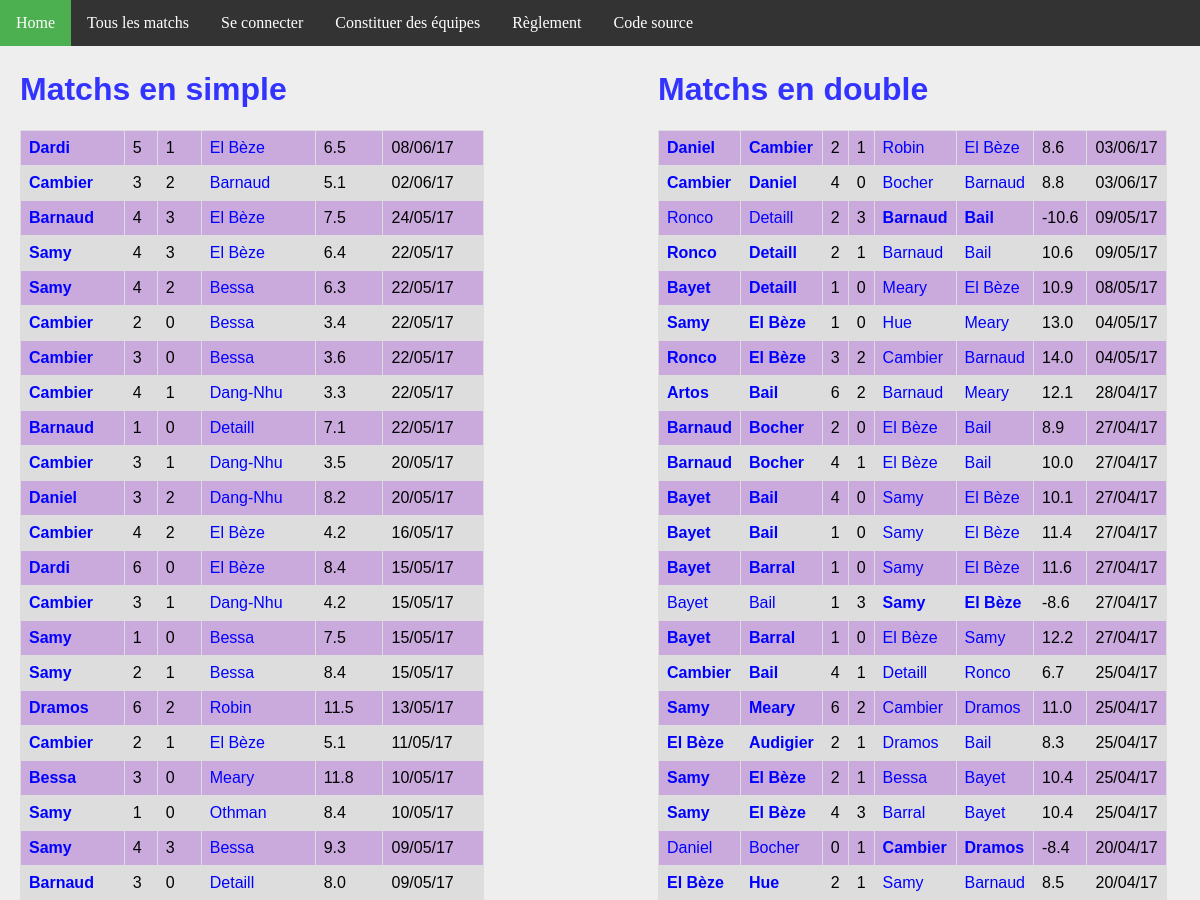
Before: /matchs/ (upper part) with the older database file.
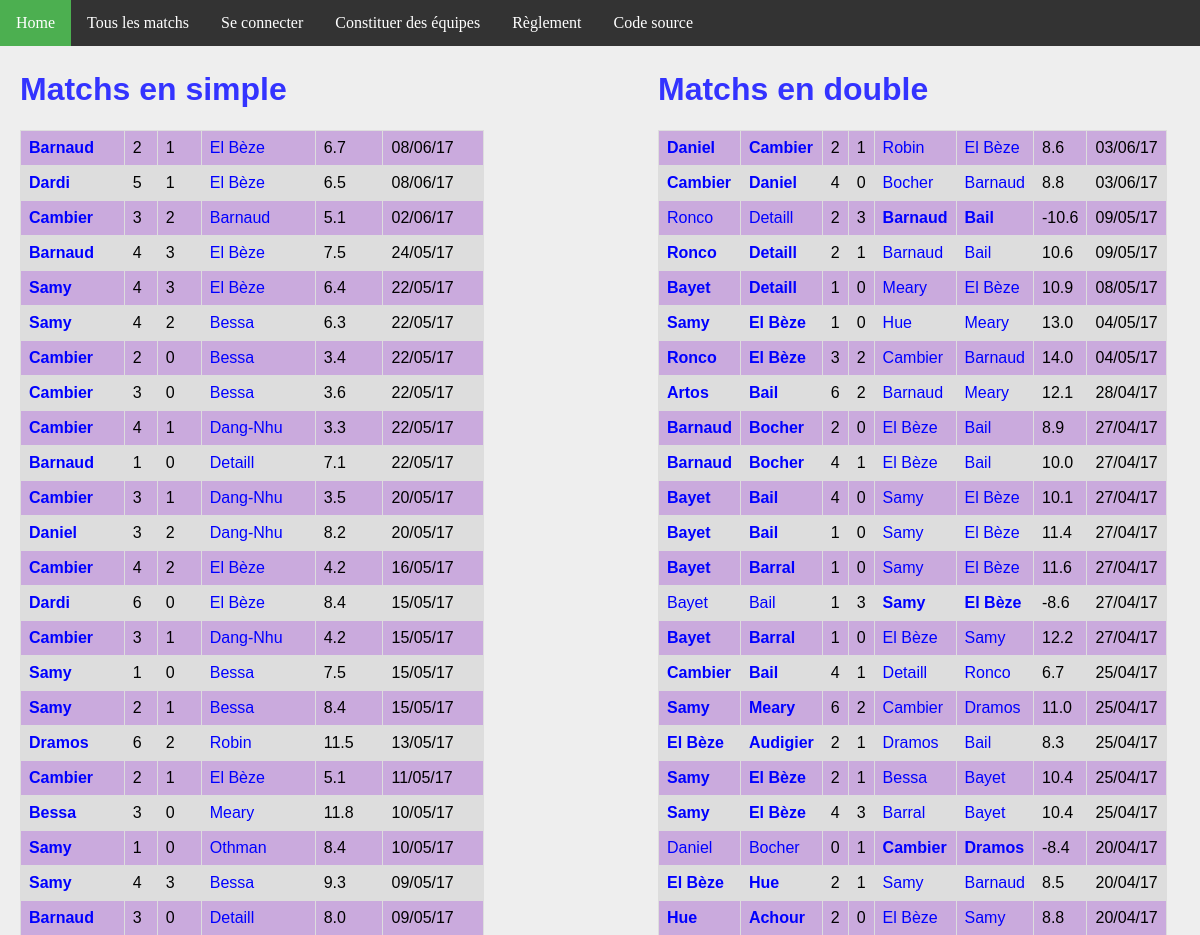
After: the same page with the newer database file.
### ranking/models.py (models this page shows, shortened)
class MatchSimple(models.Model):
    domicile = models.ForeignKey('Joueur', related_name = 'dom')
    exterieur = models.ForeignKey('Joueur', related_name = 'exte')
    date = models.DateTimeField(auto_now_add=True)
    buts_domicile = models.IntegerField(default=0)
    buts_exterieur = models.IntegerField(default=0)
    points = models.FloatField(default=0)
    @property
    def winner(self):
        if self.buts_domicile > self.buts_exterieur:
            return 1.
        elif self.buts_domicile < self.buts_exterieur:
            return 0.
        else:
            return 0.5

class Joueur(models.Model):
    user = models.OneToOneField(User, on_delete=models.CASCADE)
    pseudo = models.CharField(max_length = 50, default="Pax lambda")
    simple_score = models.FloatField(default=100)
    simple_rang = models.IntegerField(default=0)
    simple_victoires = models.IntegerField(default=0)
    simple_nuls = models.IntegerField(default=0)
    simple_defaites = models.IntegerField(default=0)
    simple_buts_pour = models.IntegerField(default=0)
    simple_buts_contre = models.IntegerField(default=0)
    double_score = models.FloatField(default=100)
    double_rang = models.IntegerField(default=0)
    double_victoires = models.IntegerField(default=0)
    double_nuls = models.IntegerField(default=0)
    double_defaites = models.IntegerField(default=0)
    double_buts_pour = models.IntegerField(default=0)
    double_buts_contre = models.IntegerField(default=0)

class MatchDouble(models.Model):
    domicile_1 = models.ForeignKey('Joueur', related_name = 'dom1')
    domicile_2 = models.ForeignKey('Joueur', related_name = 'dom2')
    exterieur_1 = models.ForeignKey('Joueur', related_name = 'exte1')
    exterieur_2 = models.ForeignKey('Joueur', related_name = 'exte2')
    date = models.DateTimeField(auto_now_add=True)
    buts_domicile = models.IntegerField(default=0)
    buts_exterieur = models.IntegerField(default=0)
    points = models.FloatField(default=0)
    @property
    def winner(self):
        if self.buts_domicile > self.buts_exterieur:
            return 1.
        elif self.buts_domicile < self.buts_exterieur:
            return 0.
        else:
            return 0.5

### ranking/views.py (the view)
# urls.py: url(r'^matchs/$', views.all_matchs, name='matchs'),
def all_matchs(request):
    context = {
        'simple_matchs': MatchSimple.objects.order_by('-date').all(),
        'double_matchs': MatchDouble.objects.order_by('-date').all(),
    }
    return render(request, 'all_matchs.html', context)

### ranking/templatetags/app_filter.py (called while the page is built)
@register.filter(name='decimal')
def decimal(x):
    return '{0:.1f}'.format(x)

### ranking/templates/all_matchs.html
{% extends 'base.html' %}
{% block body %}
{% load app_filter %}
<div id="column1" style="float:left; margin:0; width:40%;">
    <h1>Matchs en simple</h1>
    <table>
        {% for m in simple_matchs %}
        <tr>
            <td {% if m.winner == 1 %} style='font-weight:bold'{% endif %} >
                <a href="{% url 'joueur' m.domicile.id %}">{{m.domicile.pseudo}}</a>
            </td>
            <td>{{m.buts_domicile}}</td>
            <td>{{m.buts_exterieur}}</td>
            <td {% if m.winner == 0 %} style='font-weight:bold'{% endif %} >
                <a href="{% url 'joueur' m.exterieur.id %}">{{m.exterieur.pseudo}}</a>
            </td>
            <td>{{m.points|decimal}}</td>
            <td>{{m.date | date:'d/m/y'}}</td>
        </tr>
        {% endfor %}
    </table>
</div>
<div id="column2" style="float:left; margin-left:15%;width:40%;">
<h1>Matchs en double</h1>
<table>
    {% for m in double_matchs %}
    <tr>
        <td {% if m.winner == 1 %} style='font-weight:bold'{% endif %} >
            <a class="joueur" href="{% url 'joueur' m.domicile_1.id %}">{{m.domicile_1.pseudo}}</a>
        </td>
        <td {% if m.winner == 1 %} style='font-weight:bold'{% endif %} >
            <a class="joueur" href="{% url 'joueur' m.domicile_2.id %}">{{m.domicile_2.pseudo}}</a>
        </td>
        <td>{{m.buts_domicile}}</td>
        <td>{{m.buts_exterieur}}</td>
        <td {% if m.winner == 0 %} style='font-weight:bold'{% endif %} >
            <a class='joueur' href="{% url 'joueur' m.exterieur_1.id %}">{{m.exterieur_1.pseudo}}</a>
        </td>
        <td {% if m.winner == 0 %} style='font-weight:bold'{% endif %} >
            <a class='joueur' href="{% url 'joueur' m.exterieur_2.id %}">{{m.exterieur_2.pseudo}}</a>
        </td>
        <td>{{m.points|decimal}}</td>
        <td>{{m.date | date:'d/m/y'}}</td>
    </tr>
    {% endfor %}
</table>
</div>
{% endblock %}

Changed rows visible on the page:
added MatchSimple: domicile.pseudo "Barnaud", buts_domicile "2", buts_exterieur "1", exterieur.pseudo "El Bèze", points|decimal "6.7", date "08/06/17"
now on this page (row unchanged): MatchDouble: domicile_1.pseudo "Hue", domicile_2.pseudo "Achour", buts_domicile "2", buts_exterieur "0", exterieur_1.pseudo "El Bèze", exterieur_2.pseudo "Samy", points|decimal "8.8", date "20/04/17"
